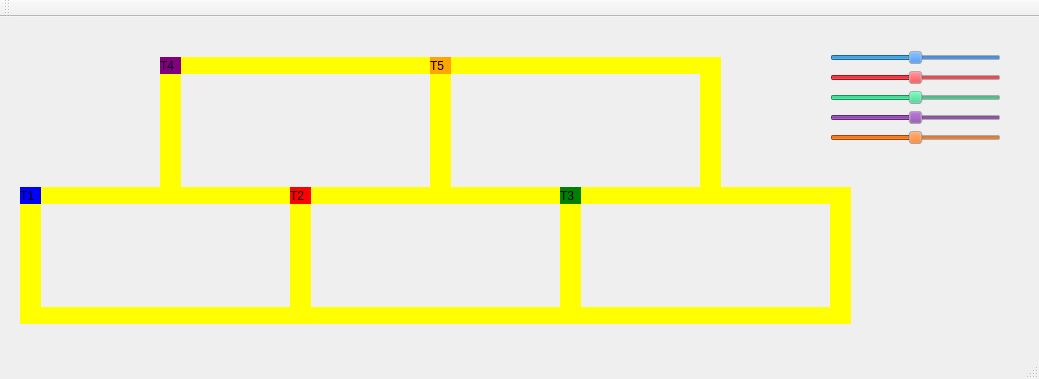
<?xml version="1.0" encoding="UTF-8"?>
<ui version="4.0">
 <class>MainWindow</class>
 <widget class="QMainWindow" name="MainWindow">
  <property name="geometry">
   <rect>
    <x>0</x>
    <y>0</y>
    <width>1039</width>
    <height>379</height>
   </rect>
  </property>
  <property name="windowTitle">
   <string>MainWindow</string>
  </property>
  <widget class="QWidget" name="centralWidget">
   <widget class="QLabel" name="label_trem1">
    <property name="geometry">
     <rect>
      <x>20</x>
      <y>170</y>
      <width>21</width>
      <height>17</height>
     </rect>
    </property>
    <property name="styleSheet">
     <string notr="true">QLabel { background: blue}</string>
    </property>
    <property name="text">
     <string>T1</string>
    </property>
   </widget>
   <widget class="QLabel" name="label_trilho1">
    <property name="geometry">
     <rect>
      <x>40</x>
      <y>170</y>
      <width>250</width>
      <height>17</height>
     </rect>
    </property>
    <property name="styleSheet">
     <string notr="true">QLabel { background: yellow}</string>
    </property>
    <property name="text">
     <string/>
    </property>
   </widget>
   <widget class="QLabel" name="label_trilho2">
    <property name="geometry">
     <rect>
      <x>40</x>
      <y>290</y>
      <width>250</width>
      <height>17</height>
     </rect>
    </property>
    <property name="styleSheet">
     <string notr="true">QLabel { background: yellow}</string>
    </property>
    <property name="text">
     <string/>
    </property>
   </widget>
   <widget class="QLabel" name="label_trilho3">
    <property name="geometry">
     <rect>
      <x>290</x>
      <y>170</y>
      <width>21</width>
      <height>137</height>
     </rect>
    </property>
    <property name="styleSheet">
     <string notr="true">QLabel { background: yellow}</string>
    </property>
    <property name="text">
     <string/>
    </property>
   </widget>
   <widget class="QLabel" name="label_trilho4">
    <property name="geometry">
     <rect>
      <x>20</x>
      <y>170</y>
      <width>21</width>
      <height>137</height>
     </rect>
    </property>
    <property name="styleSheet">
     <string notr="true">QLabel { background: yellow}</string>
    </property>
    <property name="text">
     <string/>
    </property>
   </widget>
   <widget class="QLabel" name="label_trilho4_2">
    <property name="geometry">
     <rect>
      <x>560</x>
      <y>170</y>
      <width>21</width>
      <height>137</height>
     </rect>
    </property>
    <property name="styleSheet">
     <string notr="true">QLabel { background: yellow}</string>
    </property>
    <property name="text">
     <string/>
    </property>
   </widget>
   <widget class="QLabel" name="label_trilho1_2">
    <property name="geometry">
     <rect>
      <x>310</x>
      <y>170</y>
      <width>250</width>
      <height>17</height>
     </rect>
    </property>
    <property name="styleSheet">
     <string notr="true">QLabel { background: yellow}</string>
    </property>
    <property name="text">
     <string/>
    </property>
   </widget>
   <widget class="QLabel" name="label_trilho2_2">
    <property name="geometry">
     <rect>
      <x>310</x>
      <y>290</y>
      <width>250</width>
      <height>17</height>
     </rect>
    </property>
    <property name="styleSheet">
     <string notr="true">QLabel { background: yellow}</string>
    </property>
    <property name="text">
     <string/>
    </property>
   </widget>
   <widget class="QLabel" name="label_trem2">
    <property name="geometry">
     <rect>
      <x>290</x>
      <y>170</y>
      <width>21</width>
      <height>17</height>
     </rect>
    </property>
    <property name="styleSheet">
     <string notr="true">QLabel { background: red}</string>
    </property>
    <property name="text">
     <string>T2</string>
    </property>
   </widget>
   <widget class="QLabel" name="label_trilho1_3">
    <property name="geometry">
     <rect>
      <x>580</x>
      <y>170</y>
      <width>250</width>
      <height>17</height>
     </rect>
    </property>
    <property name="styleSheet">
     <string notr="true">QLabel { background: yellow}</string>
    </property>
    <property name="text">
     <string/>
    </property>
   </widget>
   <widget class="QLabel" name="label_trilho1_4">
    <property name="geometry">
     <rect>
      <x>580</x>
      <y>290</y>
      <width>250</width>
      <height>17</height>
     </rect>
    </property>
    <property name="styleSheet">
     <string notr="true">QLabel { background: yellow}</string>
    </property>
    <property name="text">
     <string/>
    </property>
   </widget>
   <widget class="QLabel" name="label_trilho4_3">
    <property name="geometry">
     <rect>
      <x>830</x>
      <y>170</y>
      <width>21</width>
      <height>137</height>
     </rect>
    </property>
    <property name="styleSheet">
     <string notr="true">QLabel { background: yellow}</string>
    </property>
    <property name="text">
     <string/>
    </property>
   </widget>
   <widget class="QLabel" name="label_trilho1_6">
    <property name="geometry">
     <rect>
      <x>450</x>
      <y>40</y>
      <width>250</width>
      <height>17</height>
     </rect>
    </property>
    <property name="styleSheet">
     <string notr="true">QLabel { background: yellow}</string>
    </property>
    <property name="text">
     <string/>
    </property>
   </widget>
   <widget class="QLabel" name="label_trilho4_4">
    <property name="geometry">
     <rect>
      <x>430</x>
      <y>40</y>
      <width>21</width>
      <height>131</height>
     </rect>
    </property>
    <property name="styleSheet">
     <string notr="true">QLabel { background: yellow}</string>
    </property>
    <property name="text">
     <string/>
    </property>
   </widget>
   <widget class="QLabel" name="label_trilho4_5">
    <property name="geometry">
     <rect>
      <x>700</x>
      <y>40</y>
      <width>21</width>
      <height>131</height>
     </rect>
    </property>
    <property name="styleSheet">
     <string notr="true">QLabel { background: yellow}</string>
    </property>
    <property name="text">
     <string/>
    </property>
   </widget>
   <widget class="QLabel" name="label_trilho1_7">
    <property name="geometry">
     <rect>
      <x>180</x>
      <y>40</y>
      <width>250</width>
      <height>17</height>
     </rect>
    </property>
    <property name="styleSheet">
     <string notr="true">QLabel { background: yellow}</string>
    </property>
    <property name="text">
     <string/>
    </property>
   </widget>
   <widget class="QLabel" name="label_trilho4_7">
    <property name="geometry">
     <rect>
      <x>160</x>
      <y>40</y>
      <width>21</width>
      <height>131</height>
     </rect>
    </property>
    <property name="styleSheet">
     <string notr="true">QLabel { background: yellow}</string>
    </property>
    <property name="text">
     <string/>
    </property>
   </widget>
   <widget class="QLabel" name="label_trem3">
    <property name="geometry">
     <rect>
      <x>560</x>
      <y>170</y>
      <width>21</width>
      <height>17</height>
     </rect>
    </property>
    <property name="styleSheet">
     <string notr="true">QLabel { background: green}</string>
    </property>
    <property name="text">
     <string>T3</string>
    </property>
   </widget>
   <widget class="QLabel" name="label_trem5">
    <property name="geometry">
     <rect>
      <x>430</x>
      <y>40</y>
      <width>21</width>
      <height>17</height>
     </rect>
    </property>
    <property name="styleSheet">
     <string notr="true">QLabel { background: orange}</string>
    </property>
    <property name="text">
     <string>T5</string>
    </property>
   </widget>
   <widget class="QLabel" name="label_trem4">
    <property name="geometry">
     <rect>
      <x>160</x>
      <y>40</y>
      <width>21</width>
      <height>17</height>
     </rect>
    </property>
    <property name="styleSheet">
     <string notr="true">QLabel { background: purple}</string>
    </property>
    <property name="text">
     <string>T4</string>
    </property>
   </widget>
   <widget class="QSlider" name="slider_t1">
    <property name="geometry">
     <rect>
      <x>830</x>
      <y>30</y>
      <width>171</width>
      <height>21</height>
     </rect>
    </property>
    <property name="palette">
     <palette>
      <active>
       <colorrole role="Button">
        <brush brushstyle="SolidPattern">
         <color alpha="255">
          <red>28</red>
          <green>113</green>
          <blue>216</blue>
         </color>
        </brush>
       </colorrole>
      </active>
      <inactive>
       <colorrole role="Button">
        <brush brushstyle="SolidPattern">
         <color alpha="255">
          <red>28</red>
          <green>113</green>
          <blue>216</blue>
         </color>
        </brush>
       </colorrole>
      </inactive>
      <disabled>
       <colorrole role="Button">
        <brush brushstyle="SolidPattern">
         <color alpha="255">
          <red>28</red>
          <green>113</green>
          <blue>216</blue>
         </color>
        </brush>
       </colorrole>
      </disabled>
     </palette>
    </property>
    <property name="styleSheet">
     <string notr="true"/>
    </property>
    <property name="maximum">
     <number>200</number>
    </property>
    <property name="sliderPosition">
     <number>100</number>
    </property>
    <property name="orientation">
     <enum>Qt::Horizontal</enum>
    </property>
   </widget>
   <widget class="QSlider" name="slider_t2">
    <property name="geometry">
     <rect>
      <x>830</x>
      <y>50</y>
      <width>171</width>
      <height>21</height>
     </rect>
    </property>
    <property name="palette">
     <palette>
      <active>
       <colorrole role="Button">
        <brush brushstyle="SolidPattern">
         <color alpha="255">
          <red>224</red>
          <green>27</green>
          <blue>36</blue>
         </color>
        </brush>
       </colorrole>
       <colorrole role="Highlight">
        <brush brushstyle="SolidPattern">
         <color alpha="255">
          <red>224</red>
          <green>27</green>
          <blue>36</blue>
         </color>
        </brush>
       </colorrole>
      </active>
      <inactive>
       <colorrole role="Button">
        <brush brushstyle="SolidPattern">
         <color alpha="255">
          <red>224</red>
          <green>27</green>
          <blue>36</blue>
         </color>
        </brush>
       </colorrole>
       <colorrole role="Highlight">
        <brush brushstyle="SolidPattern">
         <color alpha="255">
          <red>224</red>
          <green>27</green>
          <blue>36</blue>
         </color>
        </brush>
       </colorrole>
      </inactive>
      <disabled>
       <colorrole role="Button">
        <brush brushstyle="SolidPattern">
         <color alpha="255">
          <red>224</red>
          <green>27</green>
          <blue>36</blue>
         </color>
        </brush>
       </colorrole>
       <colorrole role="Highlight">
        <brush brushstyle="SolidPattern">
         <color alpha="255">
          <red>145</red>
          <green>145</green>
          <blue>145</blue>
         </color>
        </brush>
       </colorrole>
      </disabled>
     </palette>
    </property>
    <property name="styleSheet">
     <string notr="true"/>
    </property>
    <property name="maximum">
     <number>200</number>
    </property>
    <property name="sliderPosition">
     <number>100</number>
    </property>
    <property name="orientation">
     <enum>Qt::Horizontal</enum>
    </property>
   </widget>
   <widget class="QSlider" name="slider_t3">
    <property name="geometry">
     <rect>
      <x>830</x>
      <y>70</y>
      <width>171</width>
      <height>21</height>
     </rect>
    </property>
    <property name="palette">
     <palette>
      <active>
       <colorrole role="Button">
        <brush brushstyle="SolidPattern">
         <color alpha="255">
          <red>46</red>
          <green>194</green>
          <blue>126</blue>
         </color>
        </brush>
       </colorrole>
       <colorrole role="Highlight">
        <brush brushstyle="SolidPattern">
         <color alpha="255">
          <red>46</red>
          <green>194</green>
          <blue>126</blue>
         </color>
        </brush>
       </colorrole>
      </active>
      <inactive>
       <colorrole role="Button">
        <brush brushstyle="SolidPattern">
         <color alpha="255">
          <red>46</red>
          <green>194</green>
          <blue>126</blue>
         </color>
        </brush>
       </colorrole>
       <colorrole role="Highlight">
        <brush brushstyle="SolidPattern">
         <color alpha="255">
          <red>46</red>
          <green>194</green>
          <blue>126</blue>
         </color>
        </brush>
       </colorrole>
      </inactive>
      <disabled>
       <colorrole role="Button">
        <brush brushstyle="SolidPattern">
         <color alpha="255">
          <red>46</red>
          <green>194</green>
          <blue>126</blue>
         </color>
        </brush>
       </colorrole>
       <colorrole role="Highlight">
        <brush brushstyle="SolidPattern">
         <color alpha="255">
          <red>145</red>
          <green>145</green>
          <blue>145</blue>
         </color>
        </brush>
       </colorrole>
      </disabled>
     </palette>
    </property>
    <property name="styleSheet">
     <string notr="true"/>
    </property>
    <property name="maximum">
     <number>200</number>
    </property>
    <property name="sliderPosition">
     <number>100</number>
    </property>
    <property name="orientation">
     <enum>Qt::Horizontal</enum>
    </property>
   </widget>
   <widget class="QSlider" name="slider_t4">
    <property name="geometry">
     <rect>
      <x>830</x>
      <y>90</y>
      <width>171</width>
      <height>21</height>
     </rect>
    </property>
    <property name="palette">
     <palette>
      <active>
       <colorrole role="Button">
        <brush brushstyle="SolidPattern">
         <color alpha="255">
          <red>129</red>
          <green>61</green>
          <blue>156</blue>
         </color>
        </brush>
       </colorrole>
       <colorrole role="Highlight">
        <brush brushstyle="SolidPattern">
         <color alpha="255">
          <red>129</red>
          <green>61</green>
          <blue>156</blue>
         </color>
        </brush>
       </colorrole>
      </active>
      <inactive>
       <colorrole role="Button">
        <brush brushstyle="SolidPattern">
         <color alpha="255">
          <red>129</red>
          <green>61</green>
          <blue>156</blue>
         </color>
        </brush>
       </colorrole>
       <colorrole role="Highlight">
        <brush brushstyle="SolidPattern">
         <color alpha="255">
          <red>129</red>
          <green>61</green>
          <blue>156</blue>
         </color>
        </brush>
       </colorrole>
      </inactive>
      <disabled>
       <colorrole role="Button">
        <brush brushstyle="SolidPattern">
         <color alpha="255">
          <red>129</red>
          <green>61</green>
          <blue>156</blue>
         </color>
        </brush>
       </colorrole>
       <colorrole role="Highlight">
        <brush brushstyle="SolidPattern">
         <color alpha="255">
          <red>145</red>
          <green>145</green>
          <blue>145</blue>
         </color>
        </brush>
       </colorrole>
      </disabled>
     </palette>
    </property>
    <property name="styleSheet">
     <string notr="true"/>
    </property>
    <property name="maximum">
     <number>200</number>
    </property>
    <property name="sliderPosition">
     <number>100</number>
    </property>
    <property name="orientation">
     <enum>Qt::Horizontal</enum>
    </property>
   </widget>
   <widget class="QSlider" name="slider_t5">
    <property name="geometry">
     <rect>
      <x>830</x>
      <y>110</y>
      <width>171</width>
      <height>21</height>
     </rect>
    </property>
    <property name="palette">
     <palette>
      <active>
       <colorrole role="Button">
        <brush brushstyle="SolidPattern">
         <color alpha="255">
          <red>230</red>
          <green>97</green>
          <blue>0</blue>
         </color>
        </brush>
       </colorrole>
       <colorrole role="Highlight">
        <brush brushstyle="SolidPattern">
         <color alpha="255">
          <red>230</red>
          <green>97</green>
          <blue>0</blue>
         </color>
        </brush>
       </colorrole>
      </active>
      <inactive>
       <colorrole role="Button">
        <brush brushstyle="SolidPattern">
         <color alpha="255">
          <red>230</red>
          <green>97</green>
          <blue>0</blue>
         </color>
        </brush>
       </colorrole>
       <colorrole role="Highlight">
        <brush brushstyle="SolidPattern">
         <color alpha="255">
          <red>230</red>
          <green>97</green>
          <blue>0</blue>
         </color>
        </brush>
       </colorrole>
      </inactive>
      <disabled>
       <colorrole role="Button">
        <brush brushstyle="SolidPattern">
         <color alpha="255">
          <red>230</red>
          <green>97</green>
          <blue>0</blue>
         </color>
        </brush>
       </colorrole>
       <colorrole role="Highlight">
        <brush brushstyle="SolidPattern">
         <color alpha="255">
          <red>145</red>
          <green>145</green>
          <blue>145</blue>
         </color>
        </brush>
       </colorrole>
      </disabled>
     </palette>
    </property>
    <property name="styleSheet">
     <string notr="true"/>
    </property>
    <property name="maximum">
     <number>200</number>
    </property>
    <property name="sliderPosition">
     <number>100</number>
    </property>
    <property name="orientation">
     <enum>Qt::Horizontal</enum>
    </property>
   </widget>
   <zorder>label_trilho1</zorder>
   <zorder>label_trilho2</zorder>
   <zorder>label_trilho3</zorder>
   <zorder>label_trilho4</zorder>
   <zorder>label_trem1</zorder>
   <zorder>label_trilho4_2</zorder>
   <zorder>label_trilho1_2</zorder>
   <zorder>label_trilho2_2</zorder>
   <zorder>label_trem2</zorder>
   <zorder>label_trilho1_3</zorder>
   <zorder>label_trilho1_4</zorder>
   <zorder>label_trilho4_3</zorder>
   <zorder>label_trilho1_6</zorder>
   <zorder>label_trilho4_4</zorder>
   <zorder>label_trilho4_5</zorder>
   <zorder>label_trilho1_7</zorder>
   <zorder>label_trilho4_7</zorder>
   <zorder>label_trem3</zorder>
   <zorder>label_trem5</zorder>
   <zorder>label_trem4</zorder>
   <zorder>slider_t1</zorder>
   <zorder>slider_t2</zorder>
   <zorder>slider_t3</zorder>
   <zorder>slider_t4</zorder>
   <zorder>slider_t5</zorder>
  </widget>
  <widget class="QMenuBar" name="menuBar">
   <property name="geometry">
    <rect>
     <x>0</x>
     <y>0</y>
     <width>1039</width>
     <height>22</height>
    </rect>
   </property>
  </widget>
  <widget class="QToolBar" name="mainToolBar">
   <attribute name="toolBarArea">
    <enum>TopToolBarArea</enum>
   </attribute>
   <attribute name="toolBarBreak">
    <bool>false</bool>
   </attribute>
  </widget>
  <widget class="QStatusBar" name="statusBar"/>
 </widget>
 <layoutdefault spacing="6" margin="11"/>
 <resources/>
 <connections/>
</ui>
